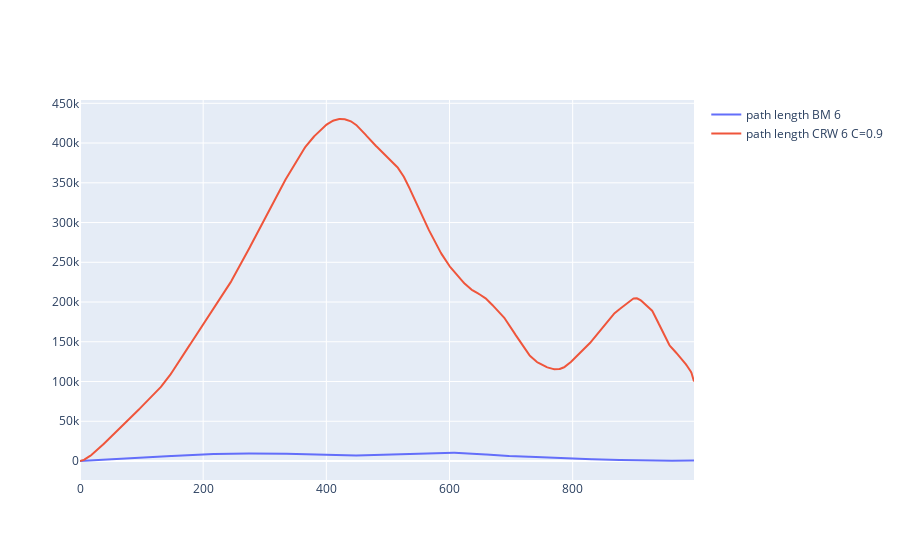

Here is the notebook cell this chart was saved with:
### Code cell
# Initial parameters
s_pos = [0,0]
n_steps = 1000

fig = go.Figure()

# BM 6
BM_df = BrownianMotionTrayectory(n_steps, s_pos, vel=6)
BM_trayectory = MeanSquaredDisplacement(BM_df, n_steps)
BM_trayectory
BM_trayectory
fig.add_trace(go.Scatter(
    x=BM_trayectory.index,
    y=BM_trayectory.y,
    mode='lines',
    name="path length BM 6",
    showlegend=True,
))


# CRW 6
CRW_df = CorrelatedRandomWalk(n_steps, s_pos, vel=6, coefficient=0.9)
CRW_trayectory = MeanSquaredDisplacement(CRW_df, n_steps)
fig.add_trace(go.Scatter(
    x=CRW_trayectory.index,
    y=CRW_trayectory.y,
    mode='lines',
    name="path length CRW 6 C=0.9",
    showlegend=True
))

fig.show()

### Figure 1 — Plotly figure (JSON) as saved in the notebook; plotly's stock layout.template omitted (floating-point values rounded to 4 significant figures; data arrays with more than 128 entries replaced by an {"elided": "..."} marker saying what was removed)
{"data": [{"mode": "lines", "name": "path length BM 6", "showlegend": true, "type": "scatter", "x": {"elided": "998 int values"}, "y": {"elided": "998 float values"}}, {"mode": "lines", "name": "path length CRW 6 C=0.9", "showlegend": true, "type": "scatter", "x": {"elided": "998 int values"}, "y": {"elided": "998 float values"}}], "layout": {}}
